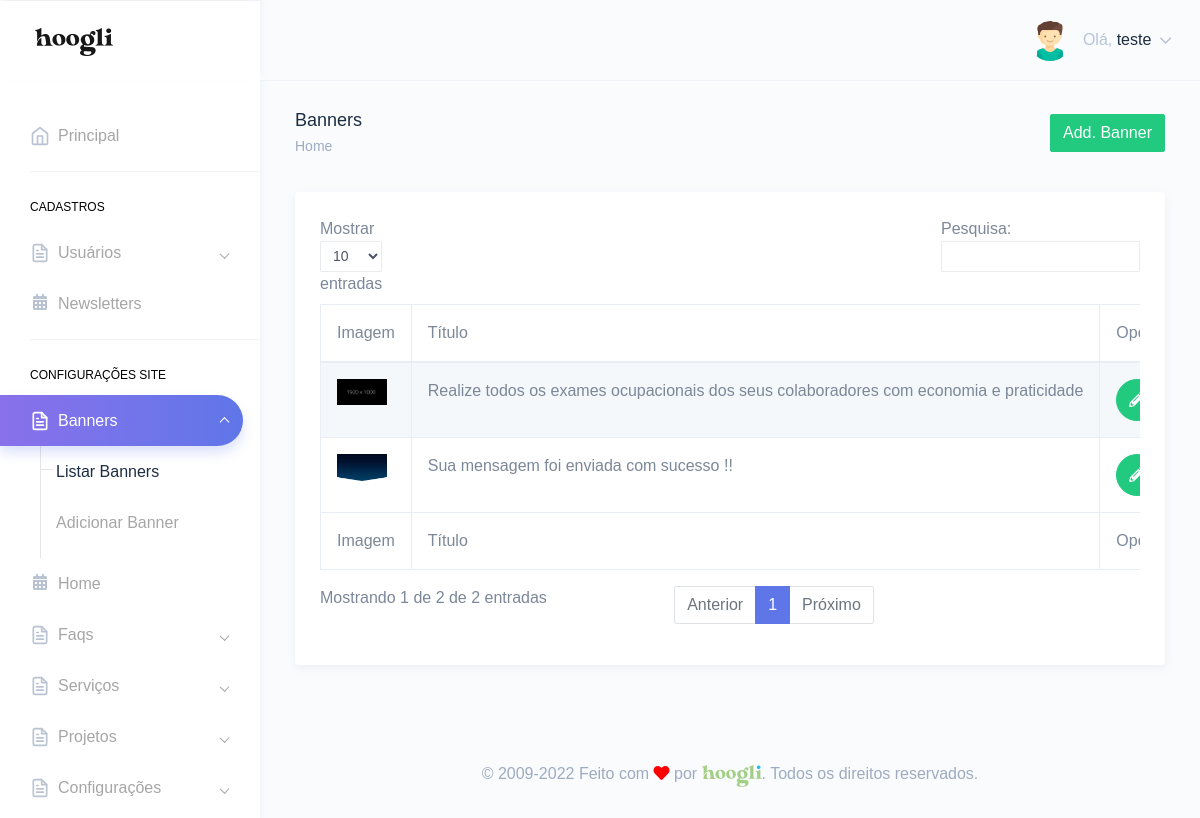
/painel/banners.php (signed in), run on the app's committed database.
### tables this page shows
CREATE TABLE `tbl_usuarios` (
  `id` int(11) NOT NULL,
  `nome` varchar(250) DEFAULT NULL,
  `email` varchar(250) DEFAULT NULL,
  `telefone` varchar(250) DEFAULT NULL,
  `endereco` varchar(250) DEFAULT NULL,
  `cpf` varchar(100) DEFAULT NULL,
  `login` varchar(100) DEFAULT NULL,
  `senha` varchar(100) DEFAULT NULL,
  `foto` varchar(250) DEFAULT NULL,
  `id_cargo` int(11) DEFAULT NULL,
  `sexo` varchar(2) DEFAULT NULL,
  `perm_cad_usuario` varchar(2) DEFAULT NULL,
  `perm_relatorio` varchar(2) DEFAULT NULL,
  `perm_add_usuario` varchar(2) DEFAULT NULL,
  `perm_edit_usuario` varchar(2) DEFAULT NULL,
  `perm_del_usuario` varchar(2) DEFAULT NULL,
  `perm_cad_contato` varchar(2) DEFAULT NULL,
  `perm_edit_contato` varchar(2) DEFAULT NULL,
  `perm_del_contato` varchar(2) DEFAULT NULL,
  `perm_edit_contato_nf` varchar(3) DEFAULT NULL,
  `perm_pag_principal_rm` varchar(2) DEFAULT NULL,
  `perm_pag_principal_uc` varchar(2) DEFAULT NULL,
  `admin_geral` varchar(2) DEFAULT NULL,
  `data_frase` date DEFAULT NULL,
  `id_frase` int(11) DEFAULT NULL,
  `frase_lida` varchar(2) DEFAULT NULL
);

CREATE TABLE `tbl_sliders` (
  `id` int(11) NOT NULL,
  `foto` varchar(250) DEFAULT NULL,
  `titulo1` varchar(250) DEFAULT NULL,
  `titulo2` varchar(250) DEFAULT NULL,
  `breve` text DEFAULT NULL,
  `tem_botao` varchar(2) DEFAULT NULL,
  `nome_botao` varchar(250) DEFAULT NULL,
  `link_botao` varchar(250) DEFAULT NULL,
  `lado_texto` varchar(2) DEFAULT NULL,
  `tem_titulo2` enum('S','N') NOT NULL,
  `tem_imagem_mobile` enum('S','N') DEFAULT 'N',
  `imagem_mobile` varchar(250) DEFAULT NULL,
  `embed` varchar(255) DEFAULT NULL,
  `icone` varchar(255) DEFAULT NULL,
  `tem_video` enum('S','N') DEFAULT 'N'
);

### Connection/con-pdo.php (called while the page is built, shortened)
<?php
$conInstanciada = '';
if(empty($conInstanciada)) {
	class Conexao {
		private static $pdo;
		public static function getInstance() {
		if (!isset(self::$pdo)) {
		 try {
		  $opcoes = array(PDO::MYSQL_ATTR_INIT_COMMAND => 'SET NAMES utf8', PDO::ATTR_PERSISTENT => TRUE);
		  self::$pdo = new PDO("mysql:host=" . HOST . "; dbname=" . DBNAME . "; charset=" . CHARSET . ";", USER, PASSWORD, $opcoes);
		  self::$pdo->setAttribute(PDO::ATTR_ERRMODE, PDO::ERRMODE_EXCEPTION);
		 } catch (PDOException $e) {
		  print "Erro: " . $e->getMessage();
		 }
		}
		return self::$pdo;
		}
	}
}

### Class/acesso.class.php (called while the page is built, shortened)
<?php
$AcessoInstanciada = '';
if(empty($AcessoInstanciada)) {
	if(file_exists('Connection/conexao.php')) {
		require_once('Connection/con-pdo.php');
		require_once('funcoes.php');
	} else {
		require_once('../Connection/con-pdo.php');
		require_once('../funcoes.php');
	}
	class Acesso {
		private $pdo = null;
		private static $Acesso = null;
		private function __construct($conexao){
			$this->pdo = $conexao;
		}
		public static function getInstance($conexao){
			if (!isset(self::$Acesso)):
				self::$Acesso = new Acesso($conexao);
			endif;
			return self::$Acesso;
		}
		function rsDados($id='', $idCargo='', $orderBy='', $limite='') {
			$sqlLimite = '';
			$sqlOrdem = '';
			$sql = '';
			$nCampos = 0;
			if(!empty($id)) {
				$sql .= " and id = ?";
				$nCampos++;
				$campo[$nCampos] = $id;
			}
			try{
				$sql = "SELECT * FROM tbl_usuarios where 1=1 $sql $sqlOrdem $sqlLimite";
				$stm = $this->pdo->prepare($sql);
				for($i=1; $i<=$nCampos; $i++) {
					$stm->bindValue($i, $campo[$i]);
				}
				$stm->execute();
				$rsDados = $stm->fetchAll(PDO::FETCH_OBJ);
				if($id <> '' or $limite == 1) {
					return($rsDados[0]);
				} else {
					return($rsDados);
				}
			} catch(PDOException $erro){
				echo $erro->getMessage();
			}
		}
	}
}

### painel/verifica.php (called while the page is built, shortened)
<?php
include "../Class/acesso.class.php";
$verificaRestrito = Acesso::getInstance(Conexao::getInstance());
include "../Class/banners.class.php";
$banners = Banners::getInstance(Conexao::getInstance());
$verificaRestrito->restritoAdmin();
$dadosUsuarioLogado = $verificaRestrito->rsDados($_SESSION['dadosLogado']->id);
?>

### funcoes.php (called while the page is built, shortened)
<?php
  function icone_genero($genero) {
    switch ($genero) {
      case "M": return "assets/images/avatars/boy.svg"; break;
    }
  }
?>

### Class/banners.class.php (called while the page is built, shortened)
<?php
$BannersInstanciada = '';
if(empty($BannersInstanciada)) {
	if(file_exists('Connection/conexao.php')) {
		require_once('Connection/con-pdo.php');
		require_once('funcoes.php');
	} else {
		require_once('../Connection/con-pdo.php');
		require_once('../funcoes.php');
	}
	class Banners {
		private $pdo = null;
		private static $Banners = null;
		private function __construct($conexao){
			$this->pdo = $conexao;
		}
		public static function getInstance($conexao){
			if (!isset(self::$Banners)):
				self::$Banners = new Banners($conexao);
			endif;
			return self::$Banners;
		}
		function rsDados($id='', $orderBy='', $limite='') {
			$nCampos = 0;
			$sql = '';
			$sqlOrdem = '';
			$sqlLimite = '';
			try{
				$sql = "SELECT * FROM tbl_sliders where 1=1 $sql $sqlOrdem $sqlLimite";
				$stm = $this->pdo->prepare($sql);
				for($i=1; $i<=$nCampos; $i++) {
					$stm->bindValue($i, $campo[$i]);
				}
				$stm->execute();
				$rsDados = $stm->fetchAll(PDO::FETCH_OBJ);
				if($id <> '' or $limite == 1) {
					return($rsDados[0]);
				} else {
					return($rsDados);
				}
			} catch(PDOException $erro){
				echo $erro->getMessage();
			}
		}
	}
}

### painel/banners.php (the view, shortened to what this page needs)
<?php include "verifica.php";
$puxaBanners = $banners->rsDados();
?>
<!DOCTYPE html>
<html dir="ltr" lang="pt-br">
<head>
    <link href="dist/css/style.min.css" rel="stylesheet">
</head>
<body>
    <div id="main-wrapper" data-theme="light" data-layout="vertical" data-navbarbg="skin6" data-sidebartype="full" data-sidebar-position="fixed" data-header-position="fixed" data-boxed-layout="full">
      <?php include "header.php";?>
       <?php include "inc-menu-lateral.php";?>
        <div class="page-wrapper">
            <div class="page-breadcrumb">
                <div class="row">
                    <div class="col-7 align-self-center">
                        <h4 class="page-title text-truncate text-dark font-weight-medium mb-1">Banners</h4>
                        <div class="d-flex align-items-center">
                            <nav aria-label="breadcrumb">
                                <ol class="breadcrumb m-0 p-0">
                                    <li class="breadcrumb-item"><a href="." class="text-muted">Home</a></li>
                                </ol>
                            </nav>
                        </div>
                    </div>
                    <div class="col-5 align-self-center">
                        <a href="add-banner.php" class="btn btn-success float-right">Add. Banner</a>
                    </div>
                </div>
            </div>
            <div class="container-fluid">
                <div class="row">
                    <div class="col-12">
                        <div class="card">
                            <div class="card-body">
                                <div class="table-responsive">
                                    <table id="zero_config" class="table table-striped table-bordered no-wrap">
                                        <thead>
                                            <tr>
                                                <th>Imagem</th>
                                                <th>Título</th>
                                                <th>Opções</th>
                                            </tr>
                                        </thead>
                                        <tbody>
                                            <?php
                                            if(count($puxaBanners) > 0){
                                            foreach($puxaBanners as $banner){?>
                                            <tr>
                                                <td>
                                                    <?php if(isset($banner->foto) && !empty($banner->foto)){?>
                                                    <img src="../img/<?php echo $banner->foto;?>" width="50">
                                                    <?php }?>
                                                    </td>
                                                <td><?php echo $banner->titulo1;?></td>
                                                <td>
                                                    <a href="editar-banner.php?id=<?php echo $banner->id;?>" class="btn btn-success btn-circle"><i class="fas fa-pencil-alt"></i></a>
                                                </td>
                                            </tr>
                                            <?php } }?>
                                        </tbody>
                                        <tfoot>
                                            <tr>
                                                <th>Imagem</th>
                                                <th>Título</th>
                                                <th>Opções</th>
                                            </tr>
                                        </tfoot>
                                    </table>
                                </div>
                            </div>
                        </div>
                    </div>
                </div>
            </div>
        <?php include "footer.php";?>
        </div>
    </div>
</body>
</html>

### painel/header.php (shortened to what this page needs)
<header class="topbar" data-navbarbg="skin6">
            <nav class="navbar top-navbar navbar-expand-md">
                <div class="navbar-header" data-logobg="skin6">
                    <div class="navbar-brand">
                        <a href=".">
                            <span class="logo-text">
                                <img src="assets/images/hoogli_logo.png" alt="homepage" class="dark-logo" />
                            </span>
                        </a>
                    </div>
                </div>
                <div class="navbar-collapse collapse" id="navbarSupportedContent">
                    <ul class="navbar-nav float-right">
                        <li class="nav-item dropdown">
                            <a class="nav-link dropdown-toggle" href="javascript:void(0)" data-toggle="dropdown"
                                aria-haspopup="true" aria-expanded="false">
                                <?php if(!empty($dadosUsuarioLogado->foto)){?>
                                <img src="../img/<?php echo $dadosUsuarioLogado->foto;?>" alt="<?php echo $dadosUsuarioLogado->nome;?>" class="rounded-circle" width="40">
                                <?php }else{?>
                                <img src="<?php echo icone_genero($dadosUsuarioLogado->sexo);?>" alt="<?php echo $dadosUsuarioLogado->nome;?>" class="rounded-circle" width="40">
                                <?php }?>
                                <span class="ml-2 d-none d-lg-inline-block"><span>Olá,</span> <span
                                        class="text-dark"><?php echo $dadosUsuarioLogado->nome;?></span> <i data-feather="chevron-down"
                                        class="svg-icon"></i></span>
                            </a>
                        </li>
                    </ul>
                </div>
            </nav>
        </header>

### data on the page
tbl_usuarios: nome "teste"
tbl_sliders: foto (picture), titulo1 "Realize todos os exames ocupacionais dos seus colaboradores com economia e praticidade"
tbl_sliders: foto (picture), titulo1 "Sua mensagem foi enviada com sucesso !!"
